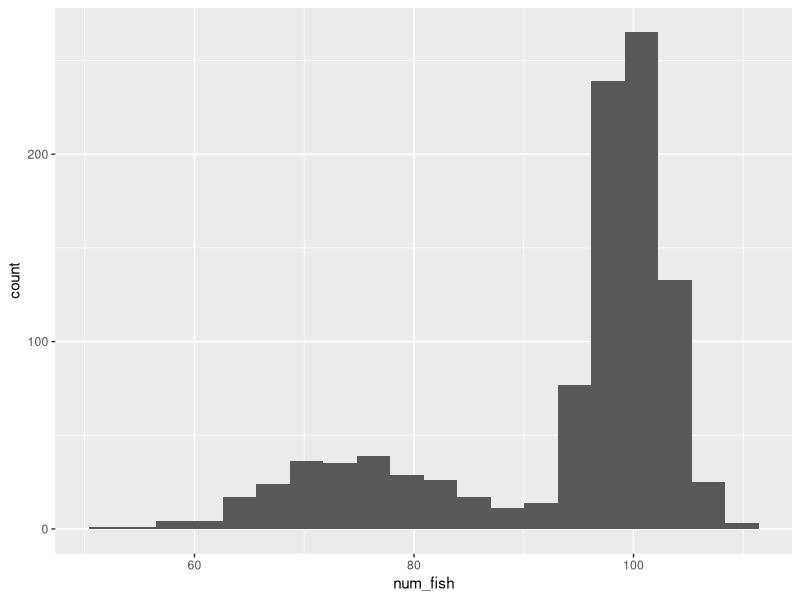
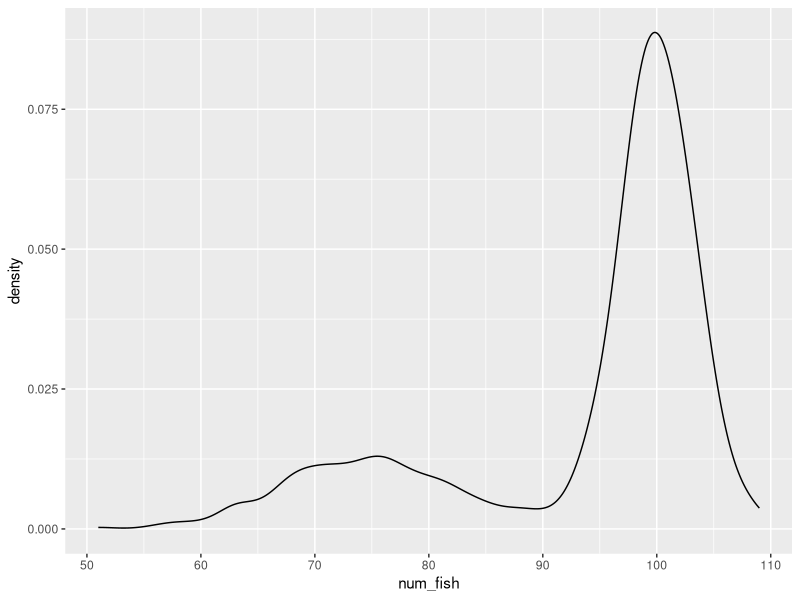
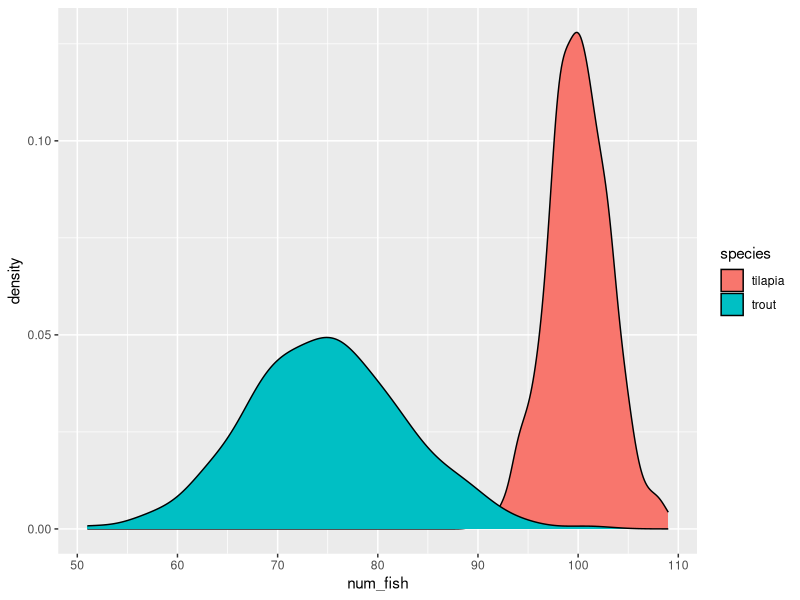
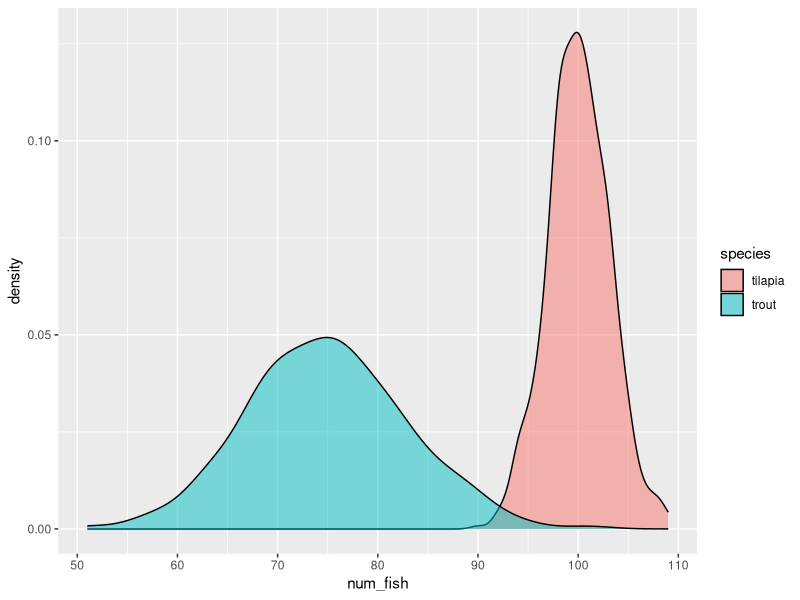
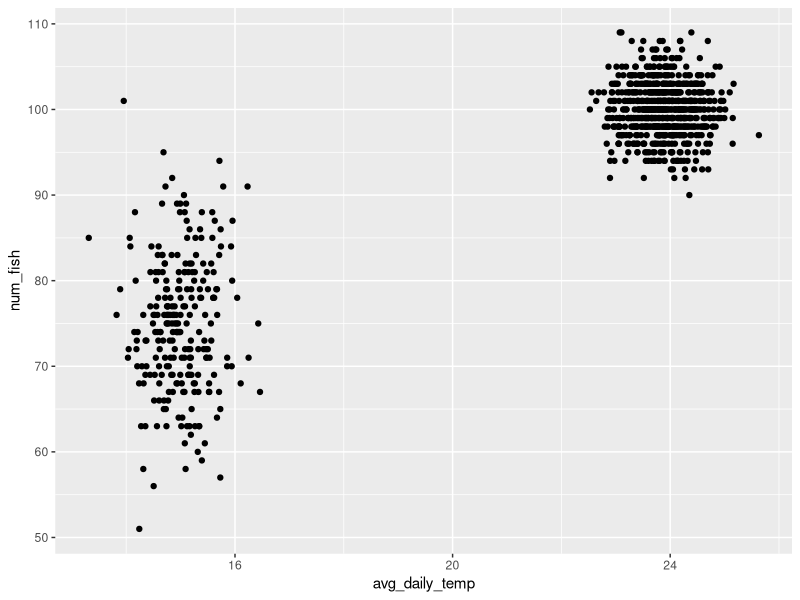
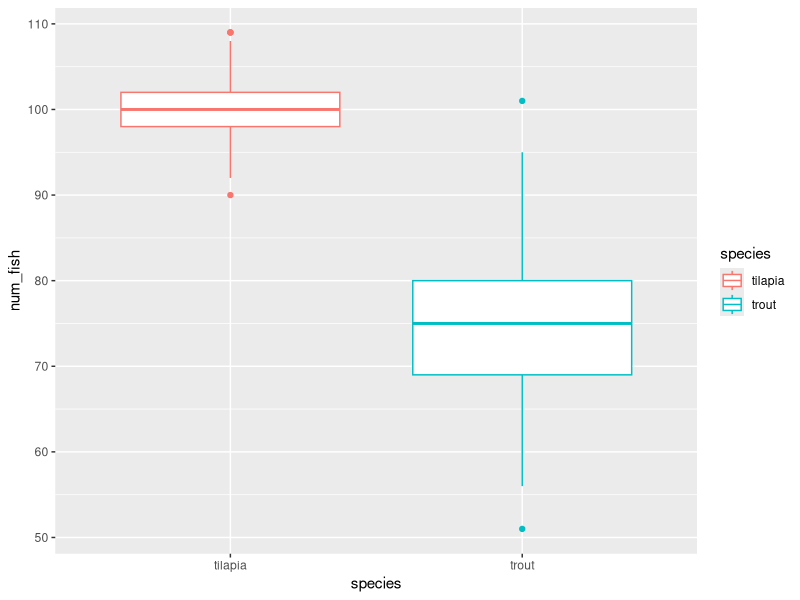
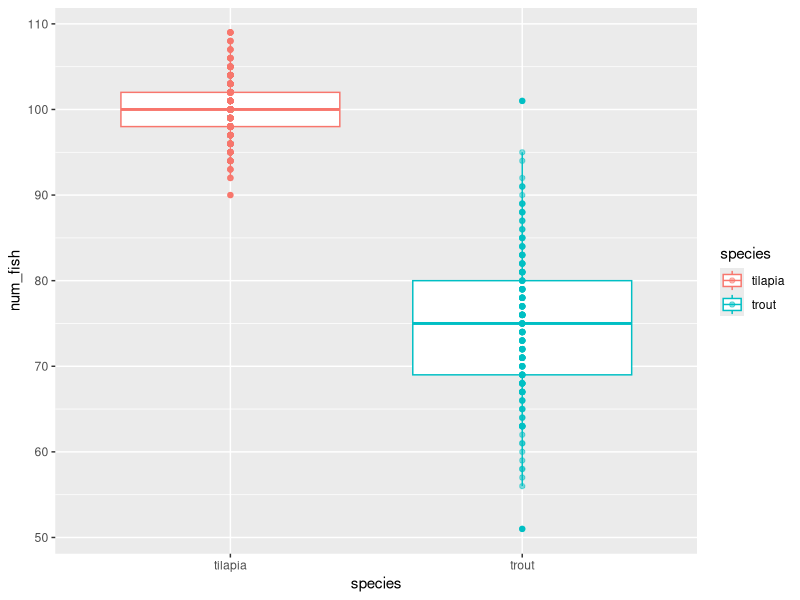
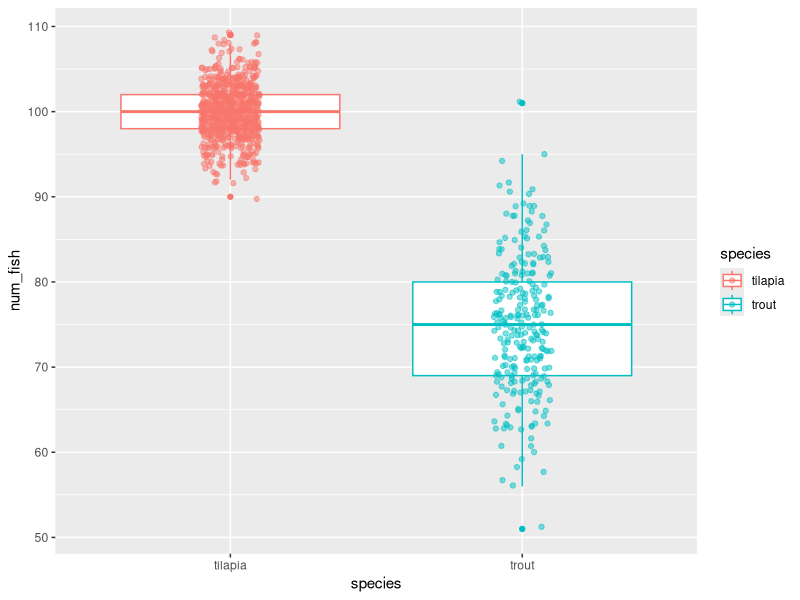

Generate these figures, in order, with R:
## ---- chunk 1
knitr::opts_chunk$set(echo = TRUE)
## ---- chunk 2
library(tidyverse)
tanks <- read_csv("../data/fish_tank_data.csv")
## ---- chunk 3
ggplot(tanks, aes(num_fish)) +
  geom_histogram(bins = 20)

# we can change the number of bins (essentially, the number of columns) by modifying the bins argument in the geom_histogram function
## ---- chunk 4
ggplot(tanks, aes(num_fish)) +
  geom_density()
## ---- chunk 5
ggplot(tanks, aes(num_fish, fill = species)) +
  geom_density()
## ---- chunk 6
ggplot(tanks, aes(num_fish, fill = species)) +
  geom_density(alpha = .5)
## ---- chunk 7
ggplot(tanks, aes(avg_daily_temp, num_fish)) +
  geom_point()
## ---- chunk 8
ggplot(tanks, aes(species, num_fish, color = species)) +
  geom_boxplot() 
## ---- chunk 9
ggplot(tanks, aes(species, num_fish, color = species)) +
  geom_boxplot() +
  geom_point(alpha = 0.5)
## ---- chunk 10
ggplot(tanks, aes(species, num_fish, color = species)) +
  geom_boxplot() +
  geom_jitter(alpha = 0.5, width = 0.1) 
## ---- chunk 11
ggplot(tanks, aes(species, num_fish, color = species)) +
  geom_boxplot() +
  geom_jitter(alpha = 0.5, width = 0.1) +
  labs(x = "Species",
       y = "Number of Fish Per Tank",
       color = "Species") +
  theme_light()
